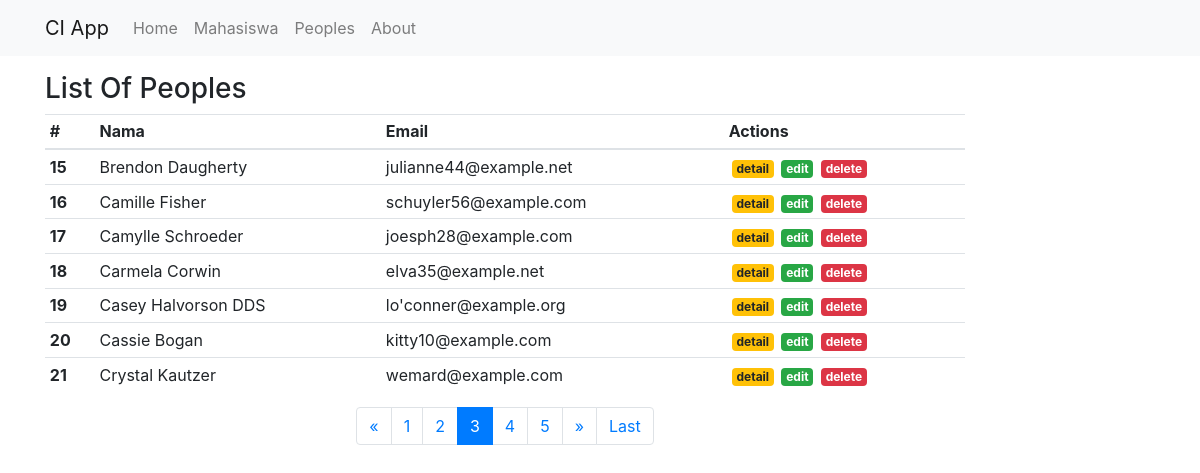
Screenshot of /peoples/index/14 with the database file from the repository.
### tables this page shows
CREATE TABLE `peoples` (
  `id` int(9) unsigned NOT NULL AUTO_INCREMENT,
  `name` varchar(100) NOT NULL,
  `address` varchar(255) NOT NULL,
  `email` varchar(100) NOT NULL,
  PRIMARY KEY (`id`),
  KEY `email` (`email`)
);

### index.php (called while the page is built, shortened)
<?php
require_once BASEPATH.'core/CodeIgniter.php';

### application/config/config.php (called while the page is built, shortened)
<?php
$config['base_url'] = 'http://localhost/ngobar/';
$config['index_page'] = '';
$config['uri_protocol']    = 'REQUEST_URI';
$config['url_suffix'] = '';
$config['language']    = 'english';
$config['charset'] = 'UTF-8';
$config['enable_hooks'] = false;
$config['subclass_prefix'] = 'MY_';
$config['composer_autoload'] = false;
$config['permitted_uri_chars'] = 'a-z 0-9~%.:_\-';
$config['enable_query_strings'] = false;
$config['controller_trigger'] = 'c';
$config['function_trigger'] = 'm';
$config['directory_trigger'] = 'd';
$config['allow_get_array'] = true;
$config['log_threshold'] = 0;
$config['log_path'] = '';
$config['log_file_extension'] = '';
$config['log_file_permissions'] = 0644;
$config['log_date_format'] = 'Y-m-d H:i:s';
$config['error_views_path'] = '';
$config['cache_path'] = '';
$config['cache_query_string'] = false;
$config['encryption_key'] = '';
$config['sess_driver'] = 'files';
$config['sess_cookie_name'] = 'ci_session';
$config['sess_expiration'] = 7200;
$config['sess_save_path'] = null;
$config['sess_match_ip'] = false;
$config['sess_time_to_update'] = 300;
$config['sess_regenerate_destroy'] = false;
$config['cookie_prefix']    = '';
$config['cookie_domain']    = '';
$config['cookie_path']        = '/';
$config['cookie_secure']    = false;
$config['cookie_httponly']     = false;
$config['standardize_newlines'] = false;
$config['global_xss_filtering'] = false;
$config['csrf_protection'] = false;
$config['csrf_token_name'] = 'csrf_test_name';
$config['csrf_cookie_name'] = 'csrf_cookie_name';
$config['csrf_expire'] = 7200;
$config['csrf_regenerate'] = true;
$config['csrf_exclude_uris'] = array();
$config['compress_output'] = false;
$config['time_reference'] = 'local';
$config['rewrite_short_tags'] = false;
$config['proxy_ips'] = '';

### application/models/Peoples_model.php (called while the page is built, shortened)
<?php
class Peoples_model extends CI_Model
{
    public function getPeoples($limit, $start)
    {
        $this->db->order_by('name', 'ASC');
        return $this->db->get('peoples', $limit, $start)->result_array();
    }
    public function countAllPeoples()
    {
        return $this->db->get('peoples')->num_rows();
    }
}

### application/views/peoples/index.php (the view)
<div class="container">
    <div class="row">
        <div class="col-md-10">
            <h3 class="mt-3">List Of Peoples</h3>
            <table class="table table-sm">
                <thead>
                    <tr>
                        <th>#</th>
                        <th>Nama</th>
                        <th>Email</th>
                        <th>Actions</th>
                    </tr>
                </thead>
                <tbody>
                    <?php foreach ($peoples as $people) : ?>
                        <tr>
                            <th><?= ++$start; ?></th>
                            <td><?= $people['name']; ?></td>
                            <td><?= $people['email']; ?></td>
                            <td>
                                <a href="" class="badge badge-warning">detail</a>
                                <a href="" class="badge badge-success">edit</a>
                                <a href="" class="badge badge-danger">delete</a>
                            </td>
                        </tr>
                    <?php endforeach; ?>
                </tbody>
            </table>
            <?= $this->pagination->create_links(); ?>
        </div>
    </div>
</div>

### assets/css/style.css (style rules this page uses)
.badge { margin-left: 3px; }

### rows the page displays
peoples: name "Brendon Daugherty", email "julianne44@example.net"
peoples: name "Camille Fisher", email "schuyler56@example.com"
peoples: name "Camylle Schroeder", email "joesph28@example.com"
peoples: name "Carmela Corwin", email "elva35@example.net"
peoples: name "Casey Halvorson DDS", email "lo'conner@example.org"
peoples: name "Cassie Bogan", email "kitty10@example.com"
peoples: name "Crystal Kautzer", email "wemard@example.com"

### other values shown
$this->pagination->create_links() "« 1 2 3 4 5 » Last"
